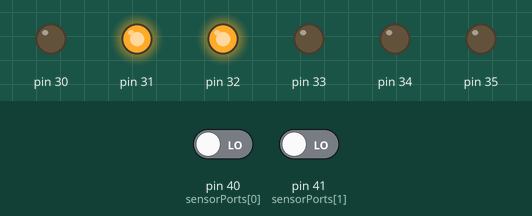
Simulated run of this sketch. Board: Arduino Mega 2560, built with avr-gcc and run on an emulated ATmega2560. On the bench: output pins drawn as LEDs (lit = HIGH). Inputs (shaded band) come from the test bench; at power-on: pin 41 (sensorPorts[1]) LOW, pin 40 (sensorPorts[0]) LOW.

Above: at 1.2 s.
1.3 s: pin 41 (sensorPorts[1]) driven HIGH
At 2.4 s:
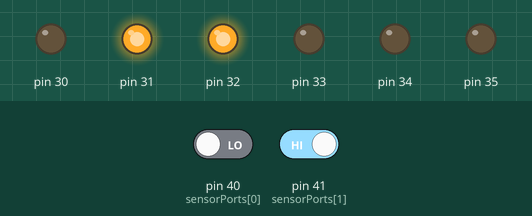
2.8 s: pin 41 (sensorPorts[1]) driven LOW
At 5.5 s:
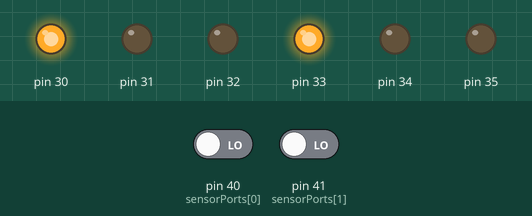
5.8 s: pin 40 (sensorPorts[0]) driven HIGH
At 7.5 s:
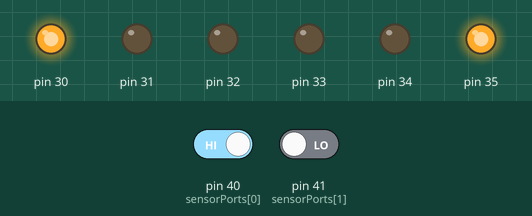
8.8 s: pin 40 (sensorPorts[0]) driven LOW
At 10.5 s:
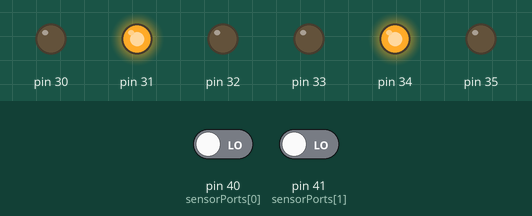
Timing chart, 0 to 12.8 s (numbered marks = the images above; inputs shaded):
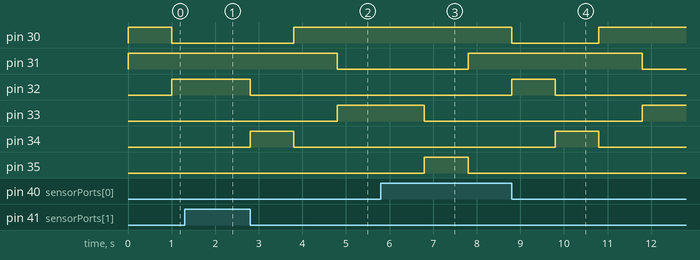

Measured:
- after the input at 1.3 s, pin 32: stays HIGH (without the input it goes to LOW after 0.70 s); pin 34: stays LOW (without the input it goes to HIGH after 0.70 s)
- after the input at 2.8 s, pin 30: LOW → HIGH after 1.0 s; pin 31: HIGH → LOW after 2.0 s; pin 32: HIGH → LOW at once; pin 33: LOW → HIGH after 2.0 s; pin 34: LOW → HIGH at once, → LOW 1.0 s later
- after the input at 5.8 s, pin 30: stays HIGH (without the input it goes to LOW after 2.0 s); pin 31: LOW → HIGH after 2.0 s instead of 1.0 s; pin 32: stays LOW (without the input it goes to HIGH after 2.0 s); pin 33: HIGH → LOW after 1.0 s instead of 0.00 s; pin 34: stays LOW (without the input it goes to HIGH after 3.0 s)
- after the input at 8.8 s, pin 30: HIGH → LOW after 0.00 s instead of 1.0 s; pin 31: HIGH → LOW after 3.0 s; pin 33: LOW → HIGH after 3.0 s; pin 34: LOW → HIGH after 1.0 s instead of 3.0 s

The sketch:

trafficLights.ino
```cpp
/*
 * pin setup:
 * 30, 31: North RED, West Red
 * 32,33: North Green, West Green
 * 34,46: North Yellow, West Yellow
 * 40,31: switch inputs
 *
*/

/*port setup
 * DRRC = 30-37
 *Pins      30      31         32           33          34        35          36      37
 *State     1       1           1           1           1           1          0      0
 *Light (RedNorth)(RedWest)(GreenNorth)(GreenWest)(YellowNorth)(YellowWest)(Unused)(Unused)
 */


const byte pinSetup = B11111100;
const byte sensorPorts[] = {40,41};

/*
 *Delay state setup:
 *
 * Switch State:      [off][off] [on][off]  [off][on]   [on][on]
 *
 * Delay length(sec)  {{1,1,1},   {2,1,2},   {5,2,5}, {30,10,30}}
 *
 * Maximum of 4 options corresponding with dipswitch
 *
 *Delay value: {  1,      1,      1   }
 *                ^       ^       ^
 *Light color:   Green  Yellow   Red
 *
 */
//delay settings all values in seconds
const int delaySettings[4][3] = {{1,1,1},{2,1,2},{5,2,5},{30,10,30}};

/*
 * ======================== Do not edit below here ============================
 */

//look up table and formating arry for delay settings
byte settingIndex = 0;
const byte bitValueArray[2][2] = {{0,1},{2,3}};

//timer variables
long startTime;
long curtime;

//switch states
byte switch1State = 0;
byte switch2State = 0;

//loopback for solid red state
bool loopback = false;

//state tracking
byte currentState = 0;


void pinwrite(byte pinstates){
  PORTC=pinstates;

}


void setup() {
  //ddr output in setup
  DDRC=pinSetup;

  //setup sensor pins
  pinMode(sensorPorts[0], INPUT);
  pinMode(sensorPorts[1], INPUT);
  //start timer variable
  startTime = millis();
}

void loop() {
  if (digitalRead(41)==HIGH) {
    switch1State = 1;
  }else {
    switch1State = 0;
  }
  if (digitalRead(40)==HIGH){
    switch2State = 1;
  }else{
    switch2State = 0;
  }
  settingIndex = bitValueArray[switch1State][switch2State];
  curtime = millis();
  switch (currentState){
    case 0: //solid red
        pinwrite(B11000000);
        if ((curtime-(delaySettings[settingIndex][2] * 1000)) >= startTime) {
          if (loopback) {
            currentState = 3;
            loopback = false;
          } else{
            currentState = 1;
            loopback = true;
          }
          startTime = millis();//timer reset
        }
    break;
    case 1: // North green
        pinwrite(B01100000);
        if ((curtime-(delaySettings[settingIndex][0] * 1000)) >= startTime) {
          currentState = 2;
          startTime = millis();//timer reset
        }
    break;

    case 2:  // North yellow
        pinwrite(B1001000); //write lights
        if ((curtime-(delaySettings[settingIndex][1] * 1000)) >= startTime) {
          currentState = 0;
          startTime = millis();//timer reset
        }
    break;
    case 3:  //West green
         pinwrite(B10010000);
         if ((curtime-(delaySettings[settingIndex][0] * 1000)) >= startTime) {
         currentState = 4;
         startTime = millis();//timer reset
        }
    break;

    case 4:  //West Yellow
        pinwrite(B10000100);
        if ((curtime-(delaySettings[settingIndex][1] * 1000)) >= startTime) {
          currentState = 0;
          startTime = millis(); //timer reset
        }

    break;
  }
}
```
